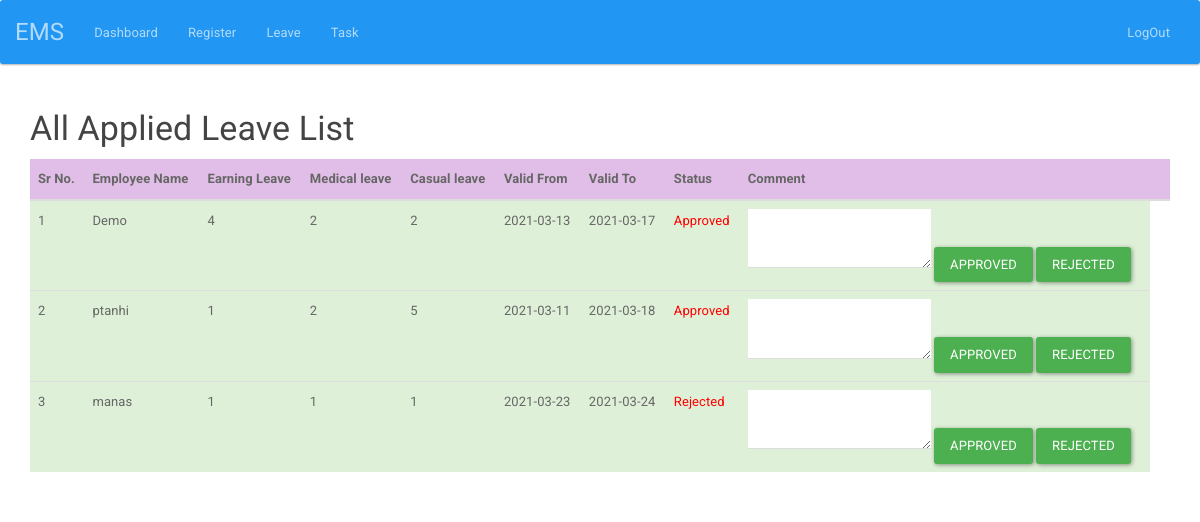
The page /admin/allappliedleave.php (signed in) on the database its author committed.
### tables this page shows
CREATE TABLE `applyed_leave` (
  `id` int(11) NOT NULL,
  `l_form` varchar(1000) NOT NULL,
  `l_to` varchar(1000) NOT NULL,
  `e_leave` int(255) NOT NULL,
  `m_leave` int(255) NOT NULL,
  `c_leave` int(255) NOT NULL,
  `apply_by` int(11) NOT NULL,
  `status` varchar(1000) NOT NULL,
  `comment` varchar(1000) NOT NULL,
  `applied_date` timestamp NOT NULL DEFAULT current_timestamp() ON UPDATE current_timestamp()
);

CREATE TABLE `Users` (
  `user_id` int(255) NOT NULL,
  `name` varchar(1000) NOT NULL,
  `email` varchar(1000) NOT NULL,
  `password` varchar(1000) NOT NULL,
  `department` varchar(1000) NOT NULL,
  `role` varchar(100) NOT NULL,
  `created_on` timestamp(5) NOT NULL DEFAULT current_timestamp(5)
);

### admin/allappliedleave.php (the view, shortened to what this page needs)
<?php include"../authentication/auth.php"; ?>
<!DOCTYPE html>
<html>
<head>
  <link rel="stylesheet" type="text/css" href="../css/style.css">
 </head>
<body>
 <?php include "header.php"; ?>
<div class="container">
<h3>All Applied Leave List</h3>
<table class="table table-striped table-hover">
  <thead>
    <tr class="info">
      <th>Sr No.</th>
      <th>Employee Name</th>
      <th>Earning Leave</th>
      <th>Medical leave</th>
      <th>Casual leave</th>
      <th>Valid From</th>
      <th>Valid To</th>
      <th>Status</th>
      <th>Comment</th>
      <th>&nbsp;</th>
    </tr>
  </thead>
  <tbody>
    <?php
     $i = 1;
      $query= "select * from `applyed_leave` t1 join `Users` t2 on t1.apply_by=t2.user_id";
      $res=mysqli_query($conn,$query);
      $count=mysqli_num_rows($res);
      if($count>0)
      {
      while($row= mysqli_fetch_array($res))
      {
    ?>
    <tr class="success">
      <td><?php echo $i; ?></td>
      <td><?php echo $row['name']; ?></td>
      <td><?php echo $row['e_leave']; ?></td>
      <td><?php echo $row['m_leave']; ?></td>
      <td><?php echo $row['c_leave']; ?></td>
      <td><?php echo $row['l_form']; ?></td>
      <td><?php echo $row['l_to']; ?></td>
      <td style="color: red;"><?php echo $row['status'];?></td>
      <td><form method="post"action=""><textarea name="comment"></textarea>
         <button type="submit" name="aproved" class="btn btn-success">Approved</button>
        <button type="submit" name="rejected" class="btn btn-success">Rejected</button>
        </form>
      </td>
    </tr>
    <?php $i++;}
  }
 else{
    echo "No Record Found";
   } ?>
  </tbody>
</table>
</div>
</body>
</html>

### rows shown on the page
applyed_leave: users.name "Demo", e_leave "4", m_leave "2", c_leave "2", l_form "2021-03-13", l_to "2021-03-17", status "Approved"
applyed_leave: users.name "ptanhi", e_leave "1", m_leave "2", c_leave "5", l_form "2021-03-11", l_to "2021-03-18", status "Approved"
applyed_leave: users.name "manas", e_leave "1", m_leave "1", c_leave "1", l_form "2021-03-23", l_to "2021-03-24", status "Rejected"
